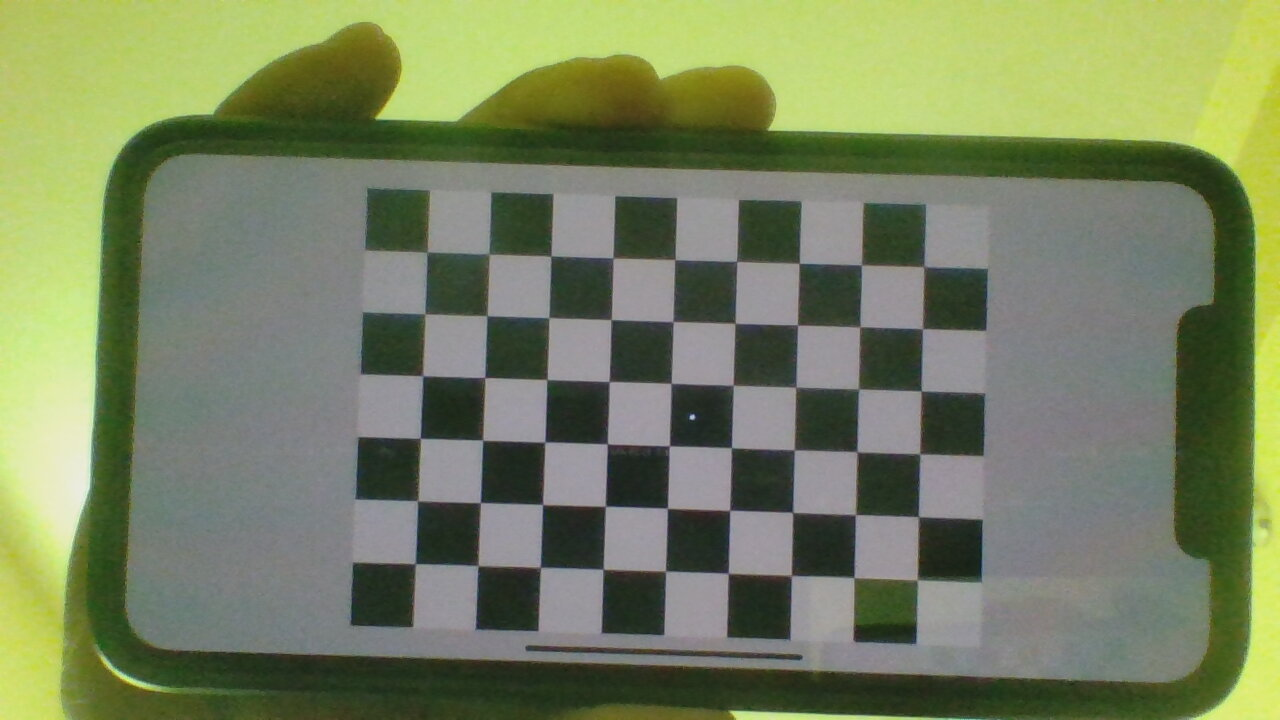
#> input picture img/1.jpg, 1280 x 720 px; its folder holds only this picture in this run
$ python calib.py
#> lines starting #> are read from the running program, lines starting #| are printed output that depends on the picture; after the words box and inside, x2 and y2 are one past the last pixel; in counts of white or black regions, pixels touching at a corner belong together
import numpy
import cv2
import pickle
import glob

obp = []
imp = []
cRow = 9
cCol = 6

objp = numpy.zeros((cRow*cCol,3), numpy.float32)
objp[:,:2] = numpy.mgrid[0:cRow,0:cCol].T.reshape(-1, 2)

images = glob.glob('img/*.jpg')
imageSize = None

for iname in images:
    img = cv2.imread(iname)
#> img is the input picture: shape (720, 1280, 3); mean B, G, R 96.2, 130.3, 120.1
    gray = cv2.cvtColor(img, cv2.COLOR_BGR2GRAY)
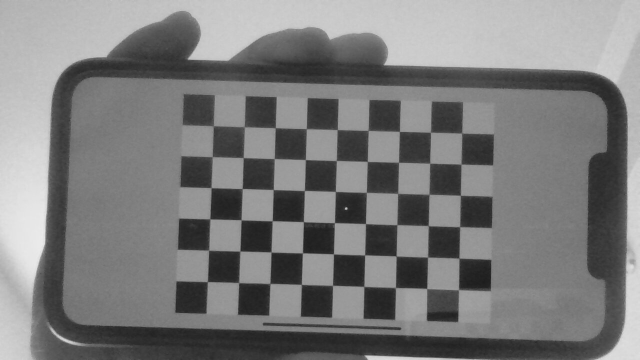
#> gray: shape (720, 1280) (shown at 1/2 size); min 27, max 237, mean 123.3
    board, corners = cv2.findChessboardCorners(gray, (cRow,cCol), None)
#> board = True; corners = 54 rows, first 8: [427.1, 252.1], [488.4, 253.1], [550.6, 256.5], [613.2, 258.1], [674.9, 259.7], [736.8, 261.5], [799.2, 263.1], [861.3, 265.3]

    obp.append(objp)

    corners_acc = cv2.cornerSubPix(
        image=gray,
        corners=corners,
        winSize=(11, 11),
        zeroZone=(-1, -1),
        criteria=(cv2.TERM_CRITERIA_EPS + cv2.TERM_CRITERIA_MAX_ITER, 30, 0.001))
#> corners_acc = 54 rows, first 8: [427, 252.2], [489, 253.9], [550.9, 256], [612.9, 258.1], [674.9, 259.6], [736.7, 261.4], [799.2, 263.3], [861.4, 264.8]
    imp.append(corners_acc)
    if not imageSize:
        imageSize = gray.shape[::-1]

    img = cv2.drawChessboardCorners(img, (cRow, cCol), corners_acc, board)
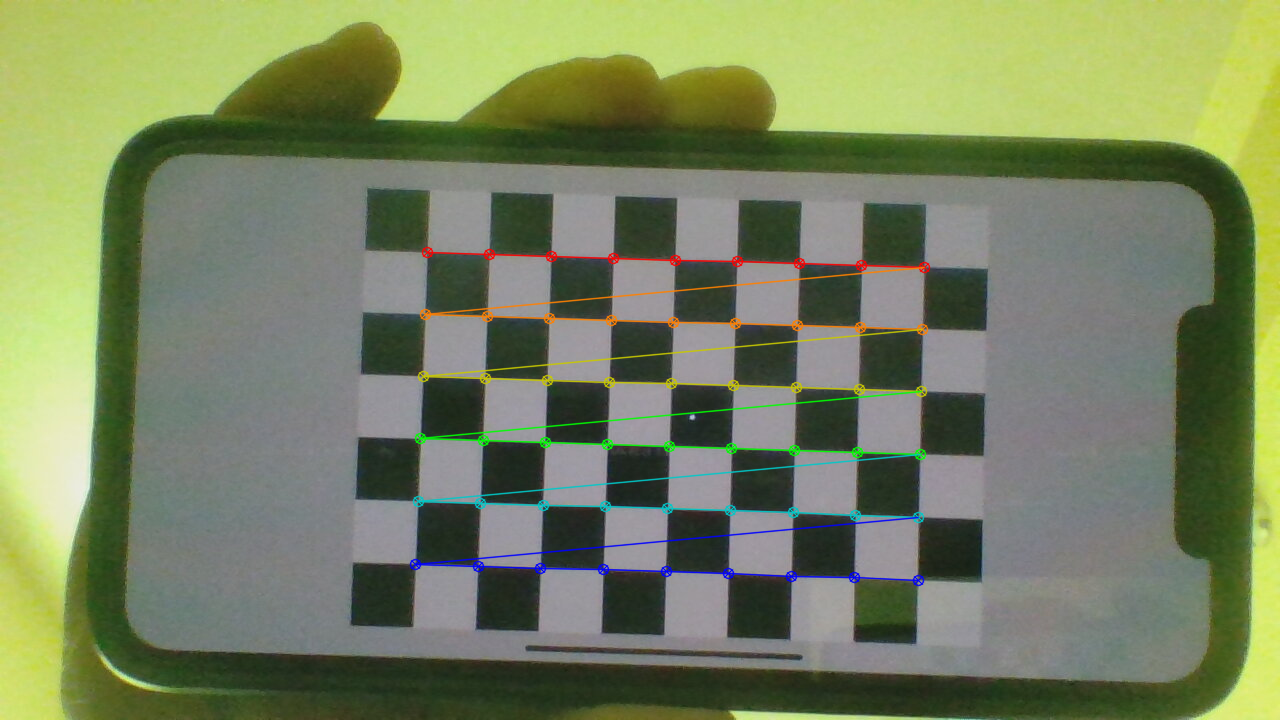
#> img: shape (720, 1280, 3); 2.26% of pixels changed, all inside (x1, y1, x2, y2) = (409, 246, 931, 587)
    cv2.imshow('Chessboard', img)
    cv2.waitKey(0)

cv2.destroyAllWindows()

calibration, cameraMatrix, distCoeffs, rvecs, tvecs = cv2.calibrateCamera(
        objectPoints=obp,
        imagePoints=imp,
        imageSize=imageSize,
        cameraMatrix=None,
        distCoeffs=None)
#> calibration = 0.196; cameraMatrix = [[852.2, 0, 642.6], [0, 853.1, 407.5], [0, 0, 1]]; distCoeffs = [[0.121, -1.15, 0.000973, 0.000531, 4.14]]; rvecs = ([-0.0261, 0.00476, 0.0305],); tvecs = ([-3.48, -2.51, 13.8],)

f = open('calib.pckl', 'wb')
pickle.dump((cameraMatrix, distCoeffs, rvecs, tvecs), f)
f.close()

$ run again, on img/13.jpg
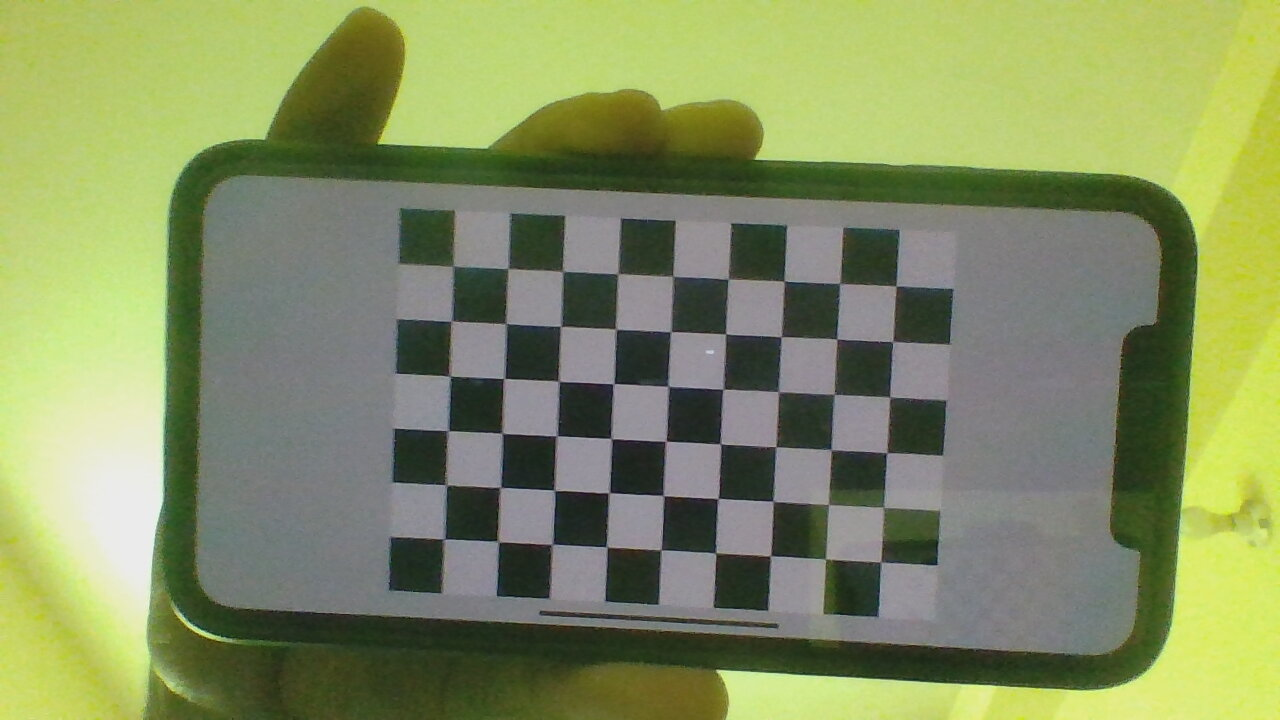
#> input picture img/13.jpg, 1280 x 720 px
#> img is the input picture: shape (720, 1280, 3); mean B, G, R 97.9, 143.5, 132.6
#> `gray = cv2.cvtColor(img, cv2.COLOR_BGR2GRAY)`:
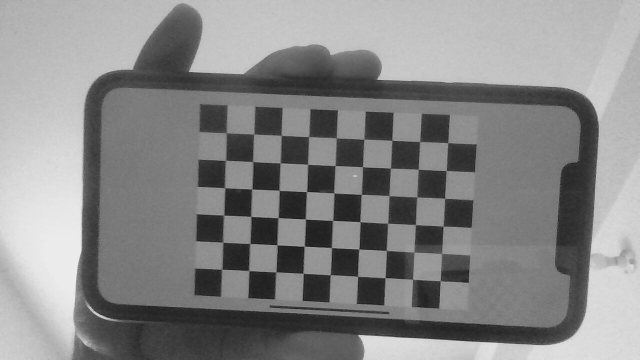
#> gray: shape (720, 1280) (shown at 1/2 size); min 10, max 242, mean 135
#> board = True; corners = 54 rows, first 8: [451.8, 266.5], [507.3, 268], [562.8, 271.5], [617.6, 274.3], [672.8, 275.9], [728.5, 279.7], [783.7, 281.5], [839.1, 282.9]
#> corners_acc = 54 rows, first 8: [453.2, 266.1], [508.2, 268.5], [562.6, 271.3], [617.8, 273.7], [672.8, 276.3], [728.1, 279.2], [784.2, 281.1], [839.7, 283.5]
#> `img = cv2.drawChessboardCorners(img, (cRow, cCol), corners_acc, board)`:
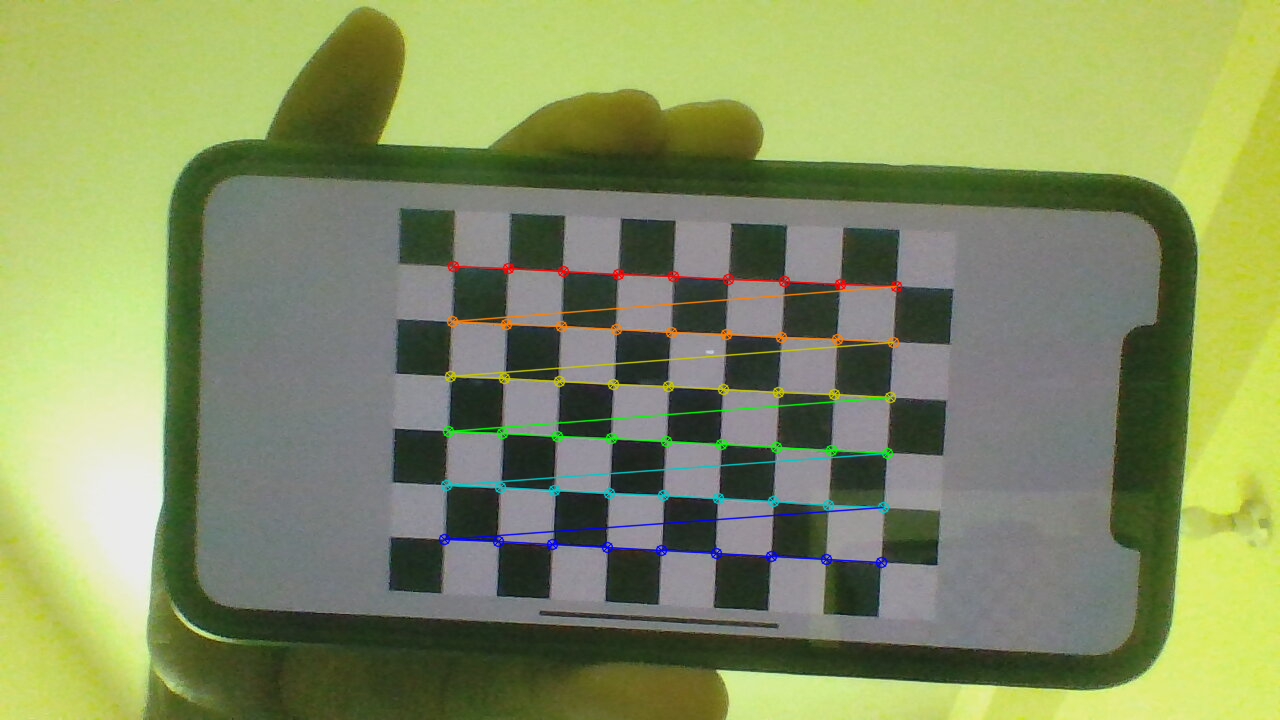
#> img: shape (720, 1280, 3); 2.04% of pixels changed, all inside (x1, y1, x2, y2) = (438, 260, 903, 569)
#> calibration = 0.214; cameraMatrix = [[1441.3, 0, 681.8], [0, 1442.6, 387.4], [0, 0, 1]]; distCoeffs = [[0.773, -33.84, 0.0037, 0.00109, 492.6]]; rvecs = ([0.0799, 0.0475, 0.0463],); tvecs = ([-4.15, -2.2, 26.31],)

$ run again, on img/15.jpg
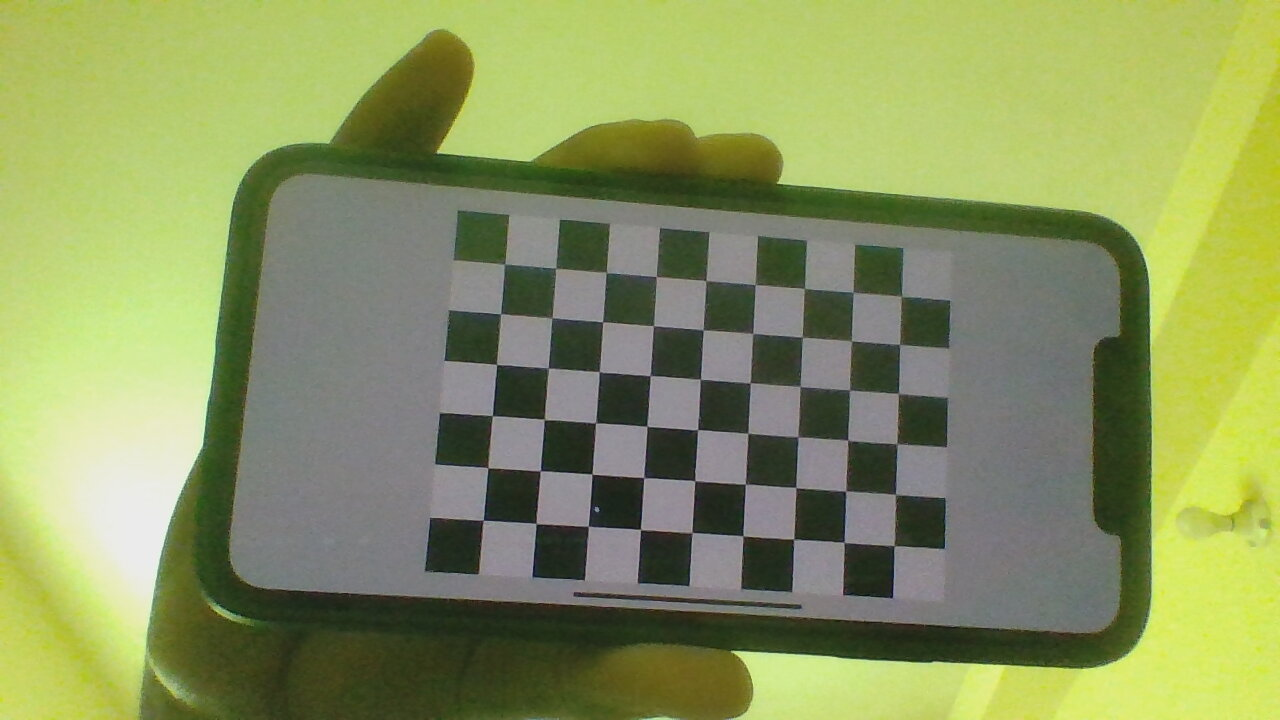
#> input picture img/15.jpg, 1280 x 720 px
#> img is the input picture: shape (720, 1280, 3); mean B, G, R 95.4, 149.6, 138.3
#> `gray = cv2.cvtColor(img, cv2.COLOR_BGR2GRAY)`:
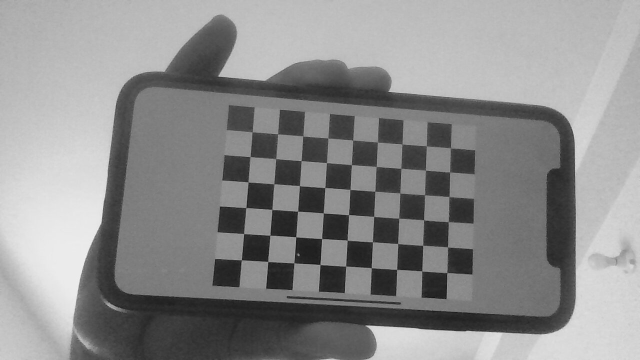
#> gray: shape (720, 1280) (shown at 1/2 size); min 9, max 247, mean 140
#> board = True; corners = 54 rows, first 8: [504.3, 264.3], [555.7, 268.2], [606.5, 272.6], [656.4, 276.7], [705.7, 280.8], [755, 284.8], [804.3, 288.4], [853.2, 292.7]
#> corners_acc = 54 rows, first 8: [504.6, 264], [555.6, 268.3], [606.2, 272.4], [656.3, 276.5], [705.9, 280.6], [755, 284.6], [804.4, 288.4], [853.3, 292.4]
#> `img = cv2.drawChessboardCorners(img, (cRow, cCol), corners_acc, board)`:
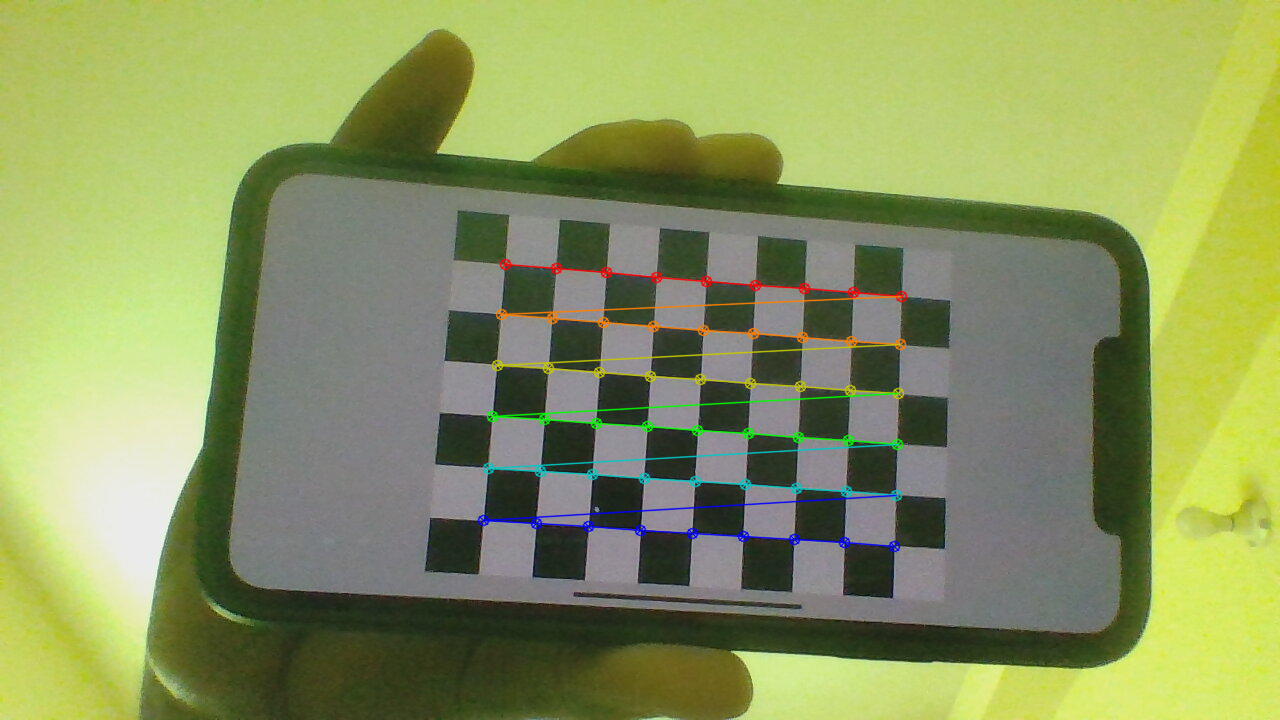
#> img: shape (720, 1280, 3); 1.91% of pixels changed, all inside (x1, y1, x2, y2) = (477, 258, 908, 553)
#> calibration = 0.211; cameraMatrix = [[587, 0, 618.8], [0, 585.8, 410.8], [0, 0, 1]]; distCoeffs = [[0.0101, 0.182, 0.00221, -0.00203, -0.593]]; rvecs = ([-0.0727, -0.0472, 0.0682],); tvecs = ([-2.24, -2.89, 11.56],)
